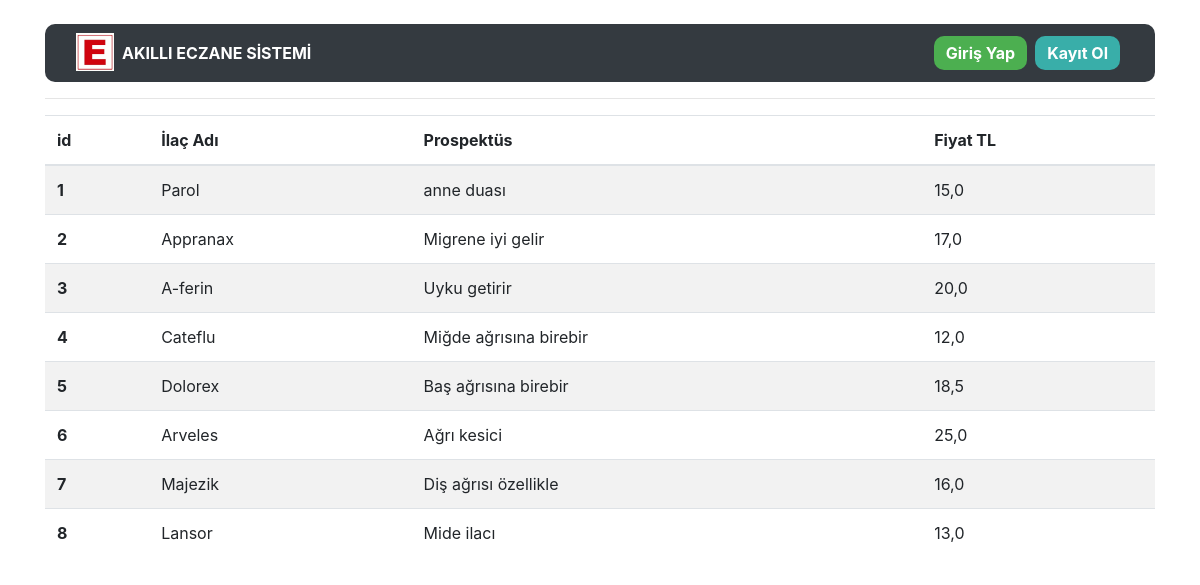
The page /medicines/ilaclistesi/ on the database its author committed.
### medicine/models.py (models this page shows, shortened)
class Medicine(models.Model):
    ilac_adi = models.CharField(max_length = 50, verbose_name = 'İlaç İsmi')
    prospekt=models.TextField(max_length=200,null=True,verbose_name="Prospektüs")
    ilacfiyati=models.FloatField(null=True,verbose_name="İlaç Fiyatı")
    created_date = models.DateTimeField(auto_now = True, blank = True, verbose_name = 'Eklenme Tarihi')

### medicine/views.py (the view)
# urls.py: path('ilaclistesi/', views.ilacListesi, name = 'ilaclistesi'),
def ilacListesi(request):
    ilaclar=Medicine.objects.all()
    context={
        "ilaclar":ilaclar
    }
    return render(request,"ilaclistesi.html",context)

### templates/ilaclistesi.html
{% extends "layout.html" %}
{% block body %}
{% if ilaclar %}
<table class="table table-striped">
  <thead>
    <tr>
      <th scope="col">id</th>
      <th scope="col">İlaç Adı</th>
      <th scope="col">Prospektüs</th>
      <th scope="col">Fiyat TL</th>
    </tr>
  </thead>
  <tbody>
  {% for i in ilaclar %}
  <tr>
      <th scope="row">{{i.id}}</th>
      <td>{{i.ilac_adi}}</td>
      <td>{{i.prospekt}}</td>
      <td>{{i.ilacfiyati}}</td>
    </tr>
  {% endfor %}
  </tbody>
</table>
{% else %}
<div class="alert alert-danger">Herhangi bir hasta kaydı bulunmuyor!!!</div>
{% endif %}
{% endblock body %}

### rows shown on the page
Medicine: id "1", ilac_adi "Parol", prospekt "anne duası", ilacfiyati "15,0"
Medicine: id "2", ilac_adi "Appranax", prospekt "Migrene iyi gelir", ilacfiyati "17,0"
Medicine: id "3", ilac_adi "A-ferin", prospekt "Uyku getirir", ilacfiyati "20,0"
Medicine: id "4", ilac_adi "Cateflu", prospekt "Miğde ağrısına birebir", ilacfiyati "12,0"
Medicine: id "5", ilac_adi "Dolorex", prospekt "Baş ağrısına birebir", ilacfiyati "18,5"
Medicine: id "6", ilac_adi "Arveles", prospekt "Ağrı kesici", ilacfiyati "25,0"
Medicine: id "7", ilac_adi "Majezik", prospekt "Diş ağrısı özellikle", ilacfiyati "16,0"
Medicine: id "8", ilac_adi "Lansor", prospekt "Mide ilacı", ilacfiyati "13,0"
